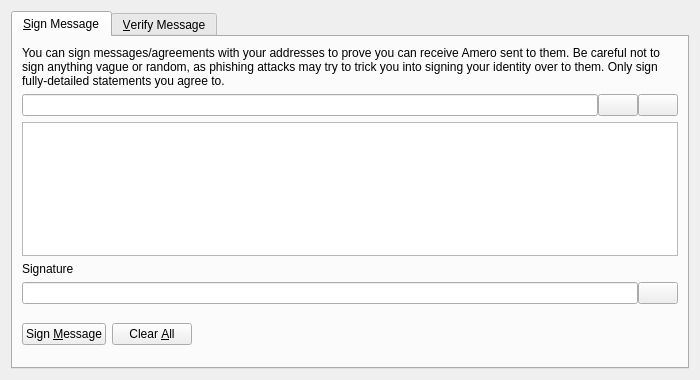
<?xml version="1.0" encoding="UTF-8"?>
<ui version="4.0">
 <class>SignVerifyMessageDialog</class>
 <widget class="QDialog" name="SignVerifyMessageDialog">
  <property name="geometry">
   <rect>
    <x>0</x>
    <y>0</y>
    <width>700</width>
    <height>380</height>
   </rect>
  </property>
  <property name="windowTitle">
   <string>Signatures - Sign / Verify a Message</string>
  </property>
  <property name="modal">
   <bool>true</bool>
  </property>
  <layout class="QVBoxLayout" name="verticalLayout">
   <item>
    <widget class="QTabWidget" name="tabWidget">
     <property name="currentIndex">
      <number>0</number>
     </property>
     <widget class="QWidget" name="tabSignMessage">
      <attribute name="title">
       <string>&amp;Sign Message</string>
      </attribute>
      <layout class="QVBoxLayout" name="verticalLayout_SM">
       <item>
        <widget class="QLabel" name="infoLabel_SM">
         <property name="text">
          <string>You can sign messages/agreements with your addresses to prove you can receive Amero sent to them. Be careful not to sign anything vague or random, as phishing attacks may try to trick you into signing your identity over to them. Only sign fully-detailed statements you agree to.</string>
         </property>
         <property name="textFormat">
          <enum>Qt::PlainText</enum>
         </property>
         <property name="wordWrap">
          <bool>true</bool>
         </property>
        </widget>
       </item>
       <item>
        <layout class="QHBoxLayout" name="horizontalLayout_1_SM">
         <property name="spacing">
          <number>0</number>
         </property>
         <item>
          <widget class="QValidatedLineEdit" name="addressIn_SM">
           <property name="toolTip">
            <string>The Amero address to sign the message with</string>
           </property>
          </widget>
         </item>
         <item>
          <widget class="QPushButton" name="addressBookButton_SM">
           <property name="toolTip">
            <string>Choose previously used address</string>
           </property>
           <property name="text">
            <string/>
           </property>
           <property name="shortcut">
            <string>Alt+A</string>
           </property>
           <property name="autoDefault">
            <bool>false</bool>
           </property>
          </widget>
         </item>
         <item>
          <widget class="QPushButton" name="pasteButton_SM">
           <property name="toolTip">
            <string>Paste address from clipboard</string>
           </property>
           <property name="text">
            <string/>
           </property>
           <property name="shortcut">
            <string>Alt+P</string>
           </property>
           <property name="autoDefault">
            <bool>false</bool>
           </property>
          </widget>
         </item>
        </layout>
       </item>
       <item>
        <widget class="QPlainTextEdit" name="messageIn_SM">
         <property name="toolTip">
          <string>Enter the message you want to sign here</string>
         </property>
        </widget>
       </item>
       <item>
        <widget class="QLabel" name="signatureLabel_SM">
         <property name="text">
          <string>Signature</string>
         </property>
         <property name="textFormat">
          <enum>Qt::PlainText</enum>
         </property>
        </widget>
       </item>
       <item>
        <layout class="QHBoxLayout" name="horizontalLayout_2_SM">
         <property name="spacing">
          <number>0</number>
         </property>
         <item>
          <widget class="QLineEdit" name="signatureOut_SM">
           <property name="font">
            <font>
             <italic>true</italic>
            </font>
           </property>
           <property name="readOnly">
            <bool>true</bool>
           </property>
          </widget>
         </item>
         <item>
          <widget class="QPushButton" name="copySignatureButton_SM">
           <property name="toolTip">
            <string>Copy the current signature to the system clipboard</string>
           </property>
           <property name="text">
            <string/>
           </property>
           <property name="autoDefault">
            <bool>false</bool>
           </property>
          </widget>
         </item>
        </layout>
       </item>
       <item>
        <layout class="QHBoxLayout" name="horizontalLayout_3_SM">
         <item>
          <widget class="QPushButton" name="signMessageButton_SM">
           <property name="toolTip">
            <string>Sign the message to prove you own this Amero address</string>
           </property>
           <property name="text">
            <string>Sign &amp;Message</string>
           </property>
           <property name="autoDefault">
            <bool>false</bool>
           </property>
          </widget>
         </item>
         <item>
          <widget class="QPushButton" name="clearButton_SM">
           <property name="toolTip">
            <string>Reset all sign message fields</string>
           </property>
           <property name="text">
            <string>Clear &amp;All</string>
           </property>
           <property name="autoDefault">
            <bool>false</bool>
           </property>
          </widget>
         </item>
         <item>
          <spacer name="horizontalSpacer_1_SM">
           <property name="orientation">
            <enum>Qt::Horizontal</enum>
           </property>
           <property name="sizeHint" stdset="0">
            <size>
             <width>40</width>
             <height>48</height>
            </size>
           </property>
          </spacer>
         </item>
         <item>
          <widget class="QLabel" name="statusLabel_SM">
           <property name="font">
            <font>
             <weight>75</weight>
             <bold>true</bold>
            </font>
           </property>
           <property name="text">
            <string/>
           </property>
           <property name="wordWrap">
            <bool>true</bool>
           </property>
          </widget>
         </item>
         <item>
          <spacer name="horizontalSpacer_2_SM">
           <property name="orientation">
            <enum>Qt::Horizontal</enum>
           </property>
           <property name="sizeHint" stdset="0">
            <size>
             <width>40</width>
             <height>48</height>
            </size>
           </property>
          </spacer>
         </item>
        </layout>
       </item>
      </layout>
     </widget>
     <widget class="QWidget" name="tabVerifyMessage">
      <attribute name="title">
       <string>&amp;Verify Message</string>
      </attribute>
      <layout class="QVBoxLayout" name="verticalLayout_VM">
       <item>
        <widget class="QLabel" name="infoLabel_VM">
         <property name="text">
          <string>Enter the receiver's address, message (ensure you copy line breaks, spaces, tabs, etc. exactly) and signature below to verify the message. Be careful not to read more into the signature than what is in the signed message itself, to avoid being tricked by a man-in-the-middle attack. Note that this only proves the signing party receives with the address, it cannot prove sendership of any transaction!</string>
         </property>
         <property name="textFormat">
          <enum>Qt::PlainText</enum>
         </property>
         <property name="alignment">
          <set>Qt::AlignLeading|Qt::AlignLeft|Qt::AlignTop</set>
         </property>
         <property name="wordWrap">
          <bool>true</bool>
         </property>
        </widget>
       </item>
       <item>
        <layout class="QHBoxLayout" name="horizontalLayout_1_VM">
         <property name="spacing">
          <number>0</number>
         </property>
         <item>
          <widget class="QValidatedLineEdit" name="addressIn_VM">
           <property name="toolTip">
            <string>The Amero address the message was signed with</string>
           </property>
          </widget>
         </item>
         <item>
          <widget class="QPushButton" name="addressBookButton_VM">
           <property name="toolTip">
            <string>Choose previously used address</string>
           </property>
           <property name="text">
            <string/>
           </property>
           <property name="shortcut">
            <string>Alt+A</string>
           </property>
           <property name="autoDefault">
            <bool>false</bool>
           </property>
          </widget>
         </item>
        </layout>
       </item>
       <item>
        <widget class="QPlainTextEdit" name="messageIn_VM"/>
       </item>
       <item>
        <widget class="QValidatedLineEdit" name="signatureIn_VM"/>
       </item>
       <item>
        <layout class="QHBoxLayout" name="horizontalLayout_2_VM">
         <item>
          <widget class="QPushButton" name="verifyMessageButton_VM">
           <property name="toolTip">
            <string>Verify the message to ensure it was signed with the specified Amero address</string>
           </property>
           <property name="text">
            <string>Verify &amp;Message</string>
           </property>
           <property name="autoDefault">
            <bool>false</bool>
           </property>
          </widget>
         </item>
         <item>
          <widget class="QPushButton" name="clearButton_VM">
           <property name="toolTip">
            <string>Reset all verify message fields</string>
           </property>
           <property name="text">
            <string>Clear &amp;All</string>
           </property>
           <property name="autoDefault">
            <bool>false</bool>
           </property>
          </widget>
         </item>
         <item>
          <spacer name="horizontalSpacer_1_VM">
           <property name="orientation">
            <enum>Qt::Horizontal</enum>
           </property>
           <property name="sizeHint" stdset="0">
            <size>
             <width>40</width>
             <height>48</height>
            </size>
           </property>
          </spacer>
         </item>
         <item>
          <widget class="QLabel" name="statusLabel_VM">
           <property name="font">
            <font>
             <weight>75</weight>
             <bold>true</bold>
            </font>
           </property>
           <property name="text">
            <string/>
           </property>
           <property name="wordWrap">
            <bool>true</bool>
           </property>
          </widget>
         </item>
         <item>
          <spacer name="horizontalSpacer_2_VM">
           <property name="orientation">
            <enum>Qt::Horizontal</enum>
           </property>
           <property name="sizeHint" stdset="0">
            <size>
             <width>40</width>
             <height>48</height>
            </size>
           </property>
          </spacer>
         </item>
        </layout>
       </item>
      </layout>
     </widget>
    </widget>
   </item>
  </layout>
 </widget>
 <customwidgets>
  <customwidget>
   <class>QValidatedLineEdit</class>
   <extends>QLineEdit</extends>
   <header>qvalidatedlineedit.h</header>
  </customwidget>
 </customwidgets>
 <resources>
  <include location="../amero.qrc"/>
 </resources>
 <connections/>
</ui>
